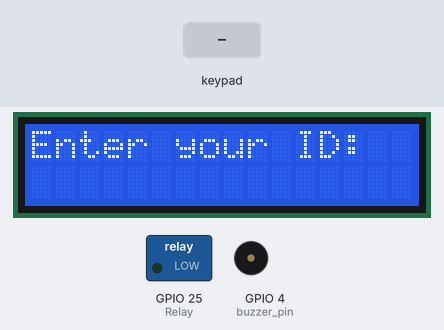
Simulated run of this program. Board: Raspberry Pi (BCM pin numbers). On the bench: 16×2 character LCD, switched loads named in the program (green lamp = pin HIGH), buzzer (waves = sounding, pin HIGH). Inputs (shaded band) come from the test bench. Pins used as bus, display or sensor lines are not drawn; what the program prints to the terminal is not drawn.

Above: at 5.7 s.
5.8 s: key '#' pressed
At 6.6 s:
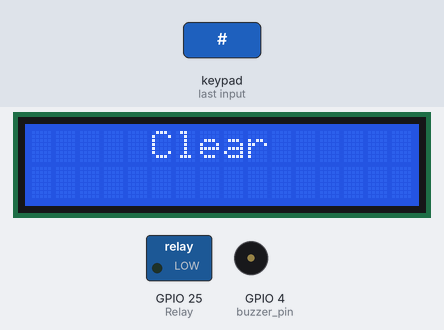
8.5 s: keypad keys 1 2 * pressed 0.4 s apart
At 10.5 s:
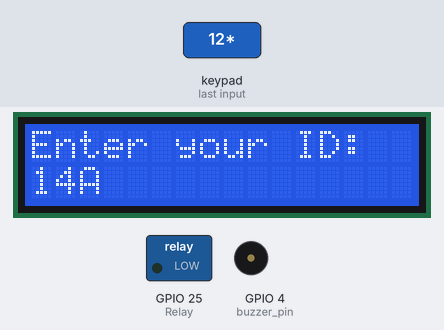
11.2 s: key '*' pressed
At 12.2 s:
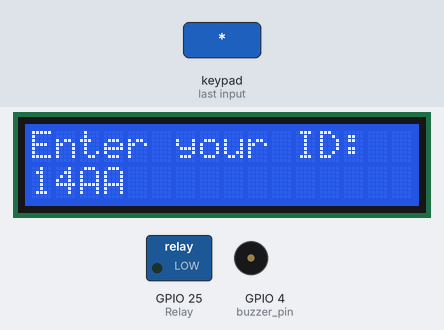
12.9 s: keypad keys 1 2 A pressed 0.4 s apart
At 15.0 s:
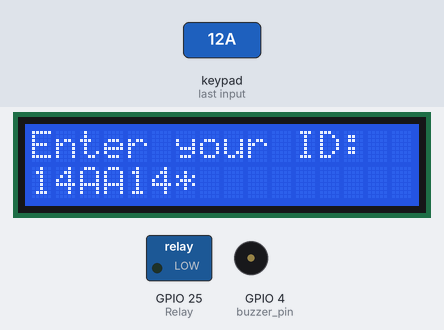
15.6 s: key '0' pressed
At 16.2 s:
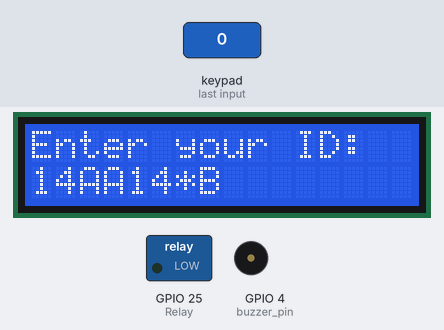
17.2 s: keypad keys 1 2 D pressed 0.4 s apart
At 19.7 s:
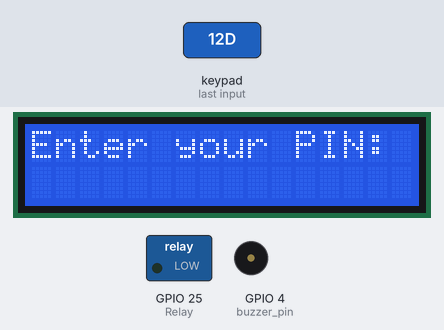
Timing chart, 0 to 21.2 s (numbered marks = the images above; inputs shaded):
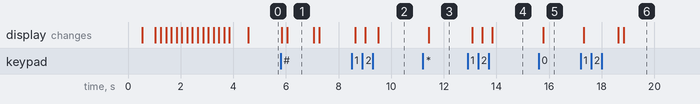

Measured:
- after the input at 5.8 s, the display: first changes at once (image 1 shows a later state)
- after the input at 8.5 s, the display: first changes after 0.13 s (image 2 shows a later state)
- after the input at 11.2 s, the display: changes after 0.22 s (image 3)
- after the input at 12.9 s, the display: first changes after 0.18 s (image 4 shows a later state)
- after the input at 15.6 s, the display: changes after 0.18 s (image 5)
- after the input at 17.2 s, the display: first changes after 0.12 s (image 6 shows a later state)
- what the display in image 1 shows lasts 1.1 s, from 6.0 s to 7.1 s

The program:

LockCodeMain.py
```python
# Include the library files
import RPi.GPIO as GPIO
import time
import requests
from keypad import *
from buzzer import *
from lcd import *
from system import *
from relay import *

#Ensuring the LockCodeMain runs only when it is being executed directly
#and not when it is being imported
if __name__ == "__main__":

    #Setting default mode value which is accepting the User's ID
    mode = 1

    # Initialize LCD
    # Create an object for the LCD
    main_lcd = init_lcd()

    #Initialzing the keypad, buzzer and relay
    init_keypad()
    init_buzzer()
    init_relay()

    init_System(main_lcd)

#Main system loop
try:
    while True:
        if mode == 1:
            write_lcd(0, 0, "Enter your ID: ")
            read_input = read_from_keypad()

            match read_input:
                case "clear":
                    print("Input reset!")
                    clear_lcd()
                    write_lcd(0, 5, "Clear")
                    time.sleep(1)
                    clear_lcd()
                    read_input = ""

                case "enter":
                    read_input = ""
                    mode += 1
                    time.sleep(0.5)
                    clear_lcd()

                #default in case the user's actions don't match any of the cases
                case _:
                    # Writing the userId to the LCD
                    userId = ""
                    userId = read_input
                    write_lcd(1, 0, userId)

        #This mode is used to accept the passcode
        elif mode == 2:
            write_lcd(0, 0, "Enter your PIN: ")
            read_input = read_from_keypad()

            match read_input:
                case "clear":
                    print("Input reset!")
                    clear_lcd()
                    write_lcd(0, 5, "Clear")
                    time.sleep(1)
                    clear_lcd()
                    read_input = ""

                case "enter":
                    read_input = ""
                    mode += 1
                    time.sleep(0.5)
                    clear_lcd()
                    #increment the mode to 3 so as to move on to the validation section

                #default in case which reads user input from the keypad
                #and writes it to the LCD
                case _:
                    # Writing the passcode to the LCD
                    passCode = read_input
                    write_lcd(1, 0, passCode)

        #Code to validate user ID and passcode
        elif mode == 3:
            #Sending the passcode and ID to the ChronoLock Web Server to validate
            #API endpoint
            url = f"http://172.19.16.37:5000/access_request/{userId}/{passCode}"

            try:
                #A GET request to the API
                response = requests.get(url)

                #Print the response
                print(response.status_code)
                print(response.text)
            except requests.exceptions.ConnectionError as e:
                #Print the error if the request fails
                print(f"Connection error!: {e}")

            #Code to be executed if the user ID and passcode were correct
            #and the passcode was not expired
            if response.text == "Access Granted":
                write_lcd(0, 0, "Access Granted")
                time.sleep(0.5)
                clear_lcd()
                write_lcd(0, 0, "Welcome")
                time.sleep(0.5)
                clear_lcd()
                time.sleep(0.05)

                if relayState == False:
                    GPIO.output(Relay, GPIO.HIGH)
                    print("Relay ON")
                    buzzer_beep(0.5)
                    time.sleep(3)
                    relayState = True
                if relayState:
                    GPIO.output(Relay, GPIO.LOW)
                    print("Relay OFF")
                    for _ in range(2):
                        buzzer_beep(0.1)
                    relayState = False

            #Code to be executed if either the user ID or passcode was
            #incorrect or if the passcode was expired
            elif response.text == "Access Denied":
                print("Incorrect code")
                clear_lcd()
                write_lcd(0, 1, "Access Denied!")
                time.sleep(0.1)
                for _ in range(3):
                    buzzer_beep(0.3)
                clear_lcd()
            mode = 1
            userId = ""
            passCode = ""

except KeyboardInterrupt:
    clear_lcd()
    time.sleep(0.5)
    GPIO.cleanup()
    print("Stopped!")
```

keypad.py
```python
#Import the necessary libraries
import RPi.GPIO as GPIO
import time
from lcd import *

#Column pins
C1 = 12
C2 = 16
C3 = 20
C4 = 21

#Row pins
R1 = 6
R2 = 13
R3 = 19
R4 = 26

keypadPressed = -1

#Input, User ID, passcode and string variables are set to empty
#so that they can be used to store the values
input = ""
userId = ""
passCode = ""
str = ""

#Keypad intiliazation function which sets columns and row pins to output and input repesctively
def init_keypad():
    # The GPIO pin of the column of the key that is currently
    # being held down or -1 if no key is pressed
    global C1, C2, C3, C4
    global R1, R2, R3, R4

    # Setting column pins as output pins
    GPIO.setup(C1, GPIO.OUT)
    GPIO.setup(C2, GPIO.OUT)
    GPIO.setup(C3, GPIO.OUT)
    GPIO.setup(C4, GPIO.OUT)

    # Setting row pins as input pins
    GPIO.setup(R1, GPIO.IN, pull_up_down=GPIO.PUD_DOWN)
    GPIO.setup(R2, GPIO.IN, pull_up_down=GPIO.PUD_DOWN)
    GPIO.setup(R3, GPIO.IN, pull_up_down=GPIO.PUD_DOWN)
    GPIO.setup(R4, GPIO.IN, pull_up_down=GPIO.PUD_DOWN)


    # Adding event detection so that when a key is pressed the keypadcallback function is able to record it
    GPIO.add_event_detect(R1, GPIO.RISING, callback=keypadCallback)
    GPIO.add_event_detect(R2, GPIO.RISING, callback=keypadCallback)
    GPIO.add_event_detect(R3, GPIO.RISING, callback=keypadCallback)
    GPIO.add_event_detect(R4, GPIO.RISING, callback=keypadCallback)


# This callback registers the key that was pressed
# if no other key is currently pressed
def keypadCallback(channel):

    global keypadPressed
    if keypadPressed == -1:
        keypadPressed = channel


#Sets all rows to a specific state.
def setAllRows(state):
    GPIO.output(C1, state)
    GPIO.output(C2, state)
    GPIO.output(C3, state)
    GPIO.output(C4, state)

#Reads the columns and appends the value, that corresponds
#to the button, to a variable
def read(column, characters):

    res = ""
    GPIO.output(column, GPIO.HIGH)
    if(GPIO.input(R1) == 1):
        res = characters[0]
    elif(GPIO.input(R2) == 1):
        res = characters[1]
    elif (GPIO.input(R3) == 1):
        res = characters[2]
    elif (GPIO.input(R4) == 1):
        res = characters[3]

    GPIO.output(column, GPIO.LOW)

    return res

#Function to check if the CLEAR key is pressed
def is_clear_key_pressed():
    # CLEAR Key
    GPIO.output(C4, GPIO.HIGH)
    if (GPIO.input(R3) == 1):
        GPIO.output(C4, GPIO.LOW)
        return True
    GPIO.output(C4, GPIO.LOW)
    return False

#Function to check if the ENTER key is pressed
def is_enter_key_pressed():
        # Check ENTER Key
    GPIO.output(C4, GPIO.HIGH)
    if (GPIO.input(R4) == 1):
        GPIO.output(C4, GPIO.LOW)
        return True
    GPIO.output(C4, GPIO.LOW)
    return False


#This function determines which key(s) was pressed then executes the corresponding logic, whether it be to clear,
#enter or read the keys being pressed by the user
def read_from_keypad():

    global keypadPressed
    global input

    if (keypadPressed != -1):
        setAllRows(GPIO.HIGH)

        if not GPIO.input(keypadPressed):
            keypadPressed = -1

    else:
        if is_clear_key_pressed():
            input = ""
            return "clear"
        elif is_enter_key_pressed():
            input = ""
            return "enter"
        else:
            input += read(C1, ["1","4","7","*"])
            input += read(C2, ["2","5","8","0"])
            input += read(C3, ["3","6","9","#"])
            input += read(C4, ["A","B","C","D"])


    time.sleep(0.1)

    return input
```

buzzer.py
```python
#Import the necessary libraries
import RPi.GPIO as GPIO
import time

#Function responsible for initializing the buzzer
def init_buzzer():
    # Enter buzzer pin
    global buzzer_pin
    buzzer_pin = 4
    GPIO.setup(buzzer_pin,GPIO.OUT)
    GPIO.output(buzzer_pin,GPIO.LOW)

#Function responsible for beeping the buzzer
# The buzzer will beep for the time specified in the buzzer_time variable
def buzzer_beep(buzzer_time):
    GPIO.output(buzzer_pin,GPIO.HIGH)
    time.sleep(buzzer_time)
    GPIO.output(buzzer_pin,GPIO.LOW)
    time.sleep(buzzer_time)
```

lcd.py
```python
#Import necessary libraries
from RPLCD.gpio import CharLCD
import RPi.GPIO as GPIO
import time

#LCD initialization function
def init_lcd():
    global lcd
    lcd = CharLCD(cols = 16, rows = 2,
                pin_rs = 18, pin_e = 23,
                pins_data = [24, 17, 27, 22],
                numbering_mode = GPIO.BCM)
    lcd.clear()
    return lcd

#Function responsible for writing to the LCD
def write_lcd(row, col, msg):
    lcd.cursor_pos = (row, col)
    lcd.write_string(msg)
    time.sleep(0.01)

#Function for clearing the LCD
def clear_lcd():
    lcd.clear()
    time.sleep(0.2)
```

system.py
```python
#Import the necessary libraries
import RPi.GPIO as GPIO
import time

#System init function which sets GPIO warnings, pin numbering mode, and also the code responsible for displaying the system
#loading message on the LCD
def init_System(lcd):

    # Setup GPIO warnings and pin numbering mode
    GPIO.setwarnings(False)
    GPIO.setmode(GPIO.BCM)

    #System loading message
    lcd.clear()
    time.sleep(0.5)
    lcd.cursor_pos = (0, 1)
    lcd.write_string("System loading")
    time.sleep(0.5)
    for a in range (0, 15):
        lcd.cursor_pos = (0, a)
        lcd.write_string(".")
        time.sleep(0.2)
    time.sleep(0.5)
    lcd.clear()
```

relay.py
```python
#Import the necessary libraries
import RPi.GPIO as GPIO

#Set relay pin and relay state
Relay = 25
relayState = False

#Relay initialization function
def init_relay():
    global Relay
    global relayState

    Relay = 25
    relayState = False
    GPIO.setup(Relay,GPIO.OUT)
    GPIO.output(Relay,GPIO.LOW)
```
